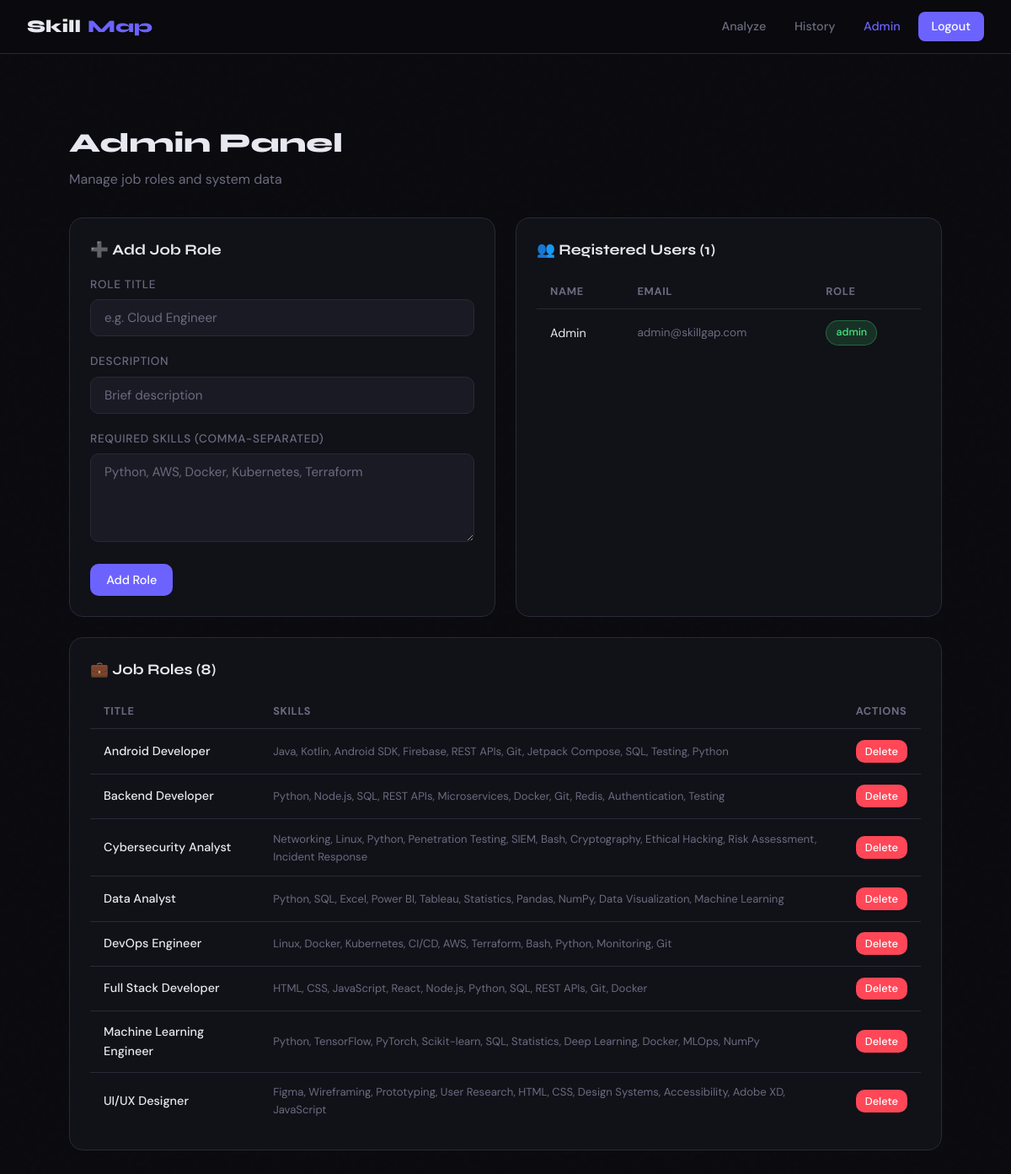
The page /admin (signed in) on the database its author committed.
### tables this page shows
CREATE TABLE users (
        id INTEGER PRIMARY KEY AUTOINCREMENT,
        name TEXT NOT NULL,
        email TEXT UNIQUE NOT NULL,
        password TEXT NOT NULL,
        role TEXT DEFAULT 'student'
    );

CREATE TABLE job_roles (
        id INTEGER PRIMARY KEY AUTOINCREMENT,
        title TEXT NOT NULL,
        description TEXT,
        skills TEXT NOT NULL
    );

### app.py (the view)
@app.route("/admin")
@login_required
@admin_required
def admin():
    db = get_db()
    roles = db.execute("SELECT * FROM job_roles ORDER BY title").fetchall()
    users = db.execute("SELECT id,name,email,role FROM users ORDER BY name").fetchall()
    db.close()
    return render_template("admin.html", roles=roles, users=users)

### app.py (called while the page is built)
def get_db():
    db = sqlite3.connect(DB_PATH)
    db.row_factory = sqlite3.Row
    return db

def login_required(f):
    @wraps(f)
    def decorated(*args, **kwargs):
        if "user_id" not in session:
            return redirect(url_for("login"))
        return f(*args, **kwargs)
    return decorated

def admin_required(f):
    @wraps(f)
    def decorated(*args, **kwargs):
        if session.get("role") != "admin":
            return redirect(url_for("dashboard"))
        return f(*args, **kwargs)
    return decorated

@app.template_filter("fromjson")
def fromjson_filter(s):
    try: return json.loads(s)
    except: return []

### templates/admin.html (shortened to what this page needs)
{% extends "base.html" %}
{% block content %}
<div class="container">
  <div style="padding:3rem 0 2rem;">
    <h1 style="font-family:'Syne',sans-serif; font-weight:800; font-size:2rem; margin-bottom:0.3rem;">Admin Panel</h1>
    <p style="color:var(--muted);">Manage job roles and system data</p>
  </div>
  <div style="display:grid; grid-template-columns:1fr 1fr; gap:1.5rem;">
    <div class="card">
      <div class="card-title">➕ Add Job Role</div>
      <div class="form-group">
        <label class="form-label">Role Title</label>
        <input id="role-title" class="form-control" placeholder="e.g. Cloud Engineer">
      </div>
      <div class="form-group">
        <label class="form-label">Description</label>
        <input id="role-desc" class="form-control" placeholder="Brief description">
      </div>
      <div class="form-group">
        <label class="form-label">Required Skills (comma-separated)</label>
        <textarea id="role-skills" class="form-control" rows="4" placeholder="Python, AWS, Docker, Kubernetes, Terraform"></textarea>
      </div>
      <button class="btn btn-primary" onclick="addRole()">Add Role</button>
    </div>
    <div class="card">
      <div class="card-title">👥 Registered Users ({{ users|length }})</div>
      <table>
        <thead><tr><th>Name</th><th>Email</th><th>Role</th></tr></thead>
        <tbody>
          {% for u in users %}
          <tr>
            <td>{{ u.name }}</td>
            <td style="color:var(--muted); font-size:0.85rem;">{{ u.email }}</td>
            <td><span class="badge {{ 'badge-matched' if u.role=='admin' else '' }}">{{ u.role }}</span></td>
          </tr>
          {% endfor %}
        </tbody>
      </table>
    </div>
  </div>
  <div class="card" style="margin-top:1.5rem;">
    <div class="card-title">💼 Job Roles ({{ roles|length }})</div>
    <table>
      <thead><tr><th>Title</th><th>Skills</th><th>Actions</th></tr></thead>
      <tbody id="roles-table">
        {% for r in roles %}
        <tr id="role-row-{{ r.id }}">
          <td style="font-weight:500;">{{ r.title }}</td>
          <td style="color:var(--muted); font-size:0.82rem;">{{ r.skills | fromjson | join(', ') }}</td>
          <td>
            <button class="btn btn-danger" style="padding:0.3rem 0.7rem; font-size:0.8rem;" onclick="deleteRole({{ r.id }})">Delete</button>
          </td>
        </tr>
        {% endfor %}
      </tbody>
    </table>
  </div>
</div>
{% endblock %}

### templates/base.html (style rules this page uses)
:root { --bg: #0a0a0f; --surface: #111118; --surface2: #1a1a24; --border: #2a2a38; --accent: #6c63ff; --accent2: #ff6584; --accent3: #43e97b; --text: #e8e8f0; --muted: #6b6b80; --danger: #ff4757; }
* { margin:0; padding:0; box-sizing:border-box; }
body { font-family: 'DM Sans', sans-serif; background: var(--bg); color: var(--text); min-height: 100vh; line-height: 1.6; }
body::before { content:''; position:fixed; inset:0; pointer-events:none; z-index:0; opacity: 0.4; }
.container { max-width: 1100px; margin: 0 auto; padding: 2rem; position:relative; z-index:1; }
.card { background: var(--surface); border: 1px solid var(--border); border-radius: 16px; padding: 1.5rem; }
.card-title { font-family: 'Syne', sans-serif; font-weight: 700; font-size: 1.1rem; margin-bottom: 1rem; }
.btn { display: inline-flex; align-items:center; gap:0.4rem; padding: 0.6rem 1.2rem; border-radius: 10px; font-family: 'DM Sans', sans-serif; font-weight: 500; font-size: 0.9rem; cursor: pointer; border: none; transition: all 0.2s; text-decoration: none; }
.btn-primary { background: var(--accent); color:#fff; }
.btn-danger { background: var(--danger); color:#fff; }
.form-group { margin-bottom: 1.2rem; }
.form-label { display:block; font-size:0.85rem; font-weight:500; color:var(--muted); margin-bottom:0.4rem; letter-spacing:0.05em; text-transform:uppercase; }
.form-control { width:100%; background: var(--surface2); border: 1px solid var(--border); border-radius: 10px; padding: 0.7rem 1rem; color: var(--text); font-family: 'DM Sans', sans-serif; font-size: 0.95rem; transition: border-color 0.2s; }
.form-control::placeholder { color: var(--muted); }
.badge { display: inline-flex; align-items:center; padding: 0.25rem 0.7rem; border-radius: 100px; font-size: 0.78rem; font-weight: 500; }
.badge-matched { background: rgba(67,233,123,0.15); color: var(--accent3); border: 1px solid rgba(67,233,123,0.3); }
table { width:100%; border-collapse:collapse; }
th { text-align:left; padding: 0.6rem 1rem; font-size:0.8rem; text-transform:uppercase; letter-spacing:0.05em; color:var(--muted); border-bottom: 1px solid var(--border); }
td { padding: 0.8rem 1rem; border-bottom: 1px solid var(--border); font-size:0.9rem; }
tr:last-child td { border-bottom:none; }

### rows shown on the page
users: name "Admin", email "admin@skillgap.com", role "admin"
job_roles: title "Android Developer", skills|fromjson "Java, Kotlin, Android SDK, Firebase, REST APIs, Git, Jetpack Compose, SQL, Testing, Python"
job_roles: title "Backend Developer", skills|fromjson "Python, Node.js, SQL, REST APIs, Microservices, Docker, Git, Redis, Authentication, Testing"
job_roles: title "Cybersecurity Analyst", skills|fromjson "Networking, Linux, Python, Penetration Testing, SIEM, Bash, Cryptography, Ethical Hacking, Risk Assessment, Incident Response"
job_roles: title "Data Analyst", skills|fromjson "Python, SQL, Excel, Power BI, Tableau, Statistics, Pandas, NumPy, Data Visualization, Machine Learning"
job_roles: title "DevOps Engineer", skills|fromjson "Linux, Docker, Kubernetes, CI/CD, AWS, Terraform, Bash, Python, Monitoring, Git"
job_roles: title "Full Stack Developer", skills|fromjson "HTML, CSS, JavaScript, React, Node.js, Python, SQL, REST APIs, Git, Docker"
job_roles: title "Machine Learning Engineer", skills|fromjson "Python, TensorFlow, PyTorch, Scikit-learn, SQL, Statistics, Deep Learning, Docker, MLOps, NumPy"
job_roles: title "UI/UX Designer", skills|fromjson "Figma, Wireframing, Prototyping, User Research, HTML, CSS, Design Systems, Accessibility, Adobe XD, JavaScript"

### other values the page prints
{{ users|length }} "1"
{{ roles|length }} "8"
